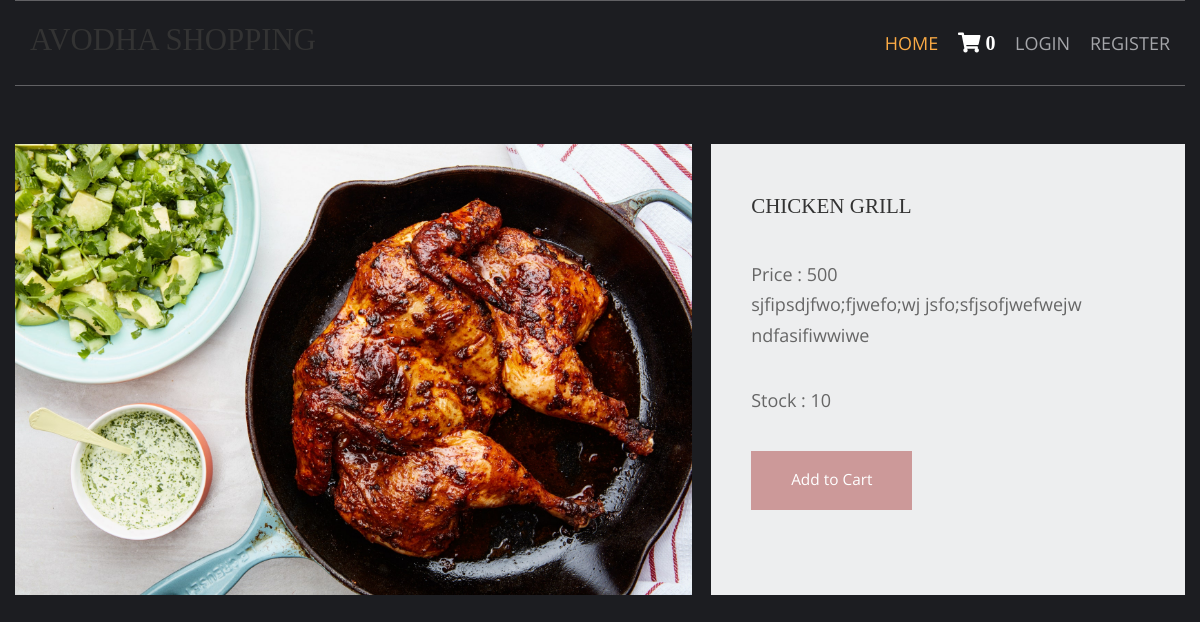
The app's page /chicken-recipe/chicken-grill with its own data.
### shop/models.py (models this page shows, shortened)
class products(models.Model):
    name = models.CharField(max_length=150, unique=True)
    slug = models.SlugField(max_length=150, unique=True)
    img = models.ImageField(upload_to='product')
    desc = models.TextField()
    stock = models.IntegerField()
    available = models.BooleanField()
    price = models.IntegerField()
    category = models.ForeignKey(categ, on_delete=models.CASCADE)

### shop/views.py (the view)
# urls.py: path('<slug:c_slug>/<slug:product_slug>', views.prodDetails, name='details'),
def prodDetails(request, c_slug, product_slug):
    try:
        prodt = products.objects.get(category__slug=c_slug, slug=product_slug)
    except Exception as e:
        raise e
    return render(request, 'item.html', {'pr': prodt})

### cart/context_processor.py (called while the page is built)
def count(request):
    item_count = 0
    if 'admin' in request.path:
        return {}
    else:
        try:
            ct = cartlist.objects.filter(cart_id=c_id(request))
            cti = items.objects.all().filter(cart=ct[:1])
            for c in cti:
                item_count += c.qty
        except cartlist.DoesNotExist:
            item_count = 0
        return dict(itc=item_count)

### cart/views.py (called while the page is built)
def c_id(request):
    ct_id = request.session.session_key
    if not ct_id:
        ct_id = request.session.create()
    return ct_id

### templates/item.html (shortened to what this page needs)
{% extends 'base.html' %}
{% load static %}
{% block content %}
<html lang="en">
<head>
    <link href="{% static 'pr/fontawesome/css/all.min.css' %}" rel="stylesheet" />
    <link href="{% static 'pr/css/templatemo-comparto.css' %}" rel="stylesheet" />
</head>
<body>
  <br><br>
        <section class="tm-mb-1" id="about">
            <div class="tm-row tm-about-row">
                <div class="tm-section-1-l">
                    <img src="{{pr.img.url}}" alt="About image" class="tm-img-responsive">
                </div>
                <article class="tm-section-1-r tm-bg-color-8">
                    <h2 class="tm-mb-2 tm-title-color">{{pr.name}}</h2>
                    <p>Price : {{pr.price}}<br>{{pr.desc}}</p>
                    <p>Stock : {{pr.stock}}</p>
{% if pr.stock <= 0 %}
<h1 style="color:red"> Sorry, Its Out Of Stock</h1>
                    {% else %}
                    <a href="{% url 'addcart' pr.id %}" class="tm-btn tm-btn-1 tm-link-to-services">Add to Cart</a>
{% endif %}
                </article>
            </div>
        </section>
</body>
</html>
{% endblock %}

### static/hm/layout/styles/layout.css (style rules this page uses)
*, *::before, *::after { transition:all .3s ease-in-out; }
body { color:#A5A6AA; background-color:#1C1D21; }
a { color:#FBAB45; }

### static/pr/css/templatemo-comparto.css (style rules this page uses)
*, *::before, *::after { box-sizing: border-box; outline: none; }
ul, h1, h2, h3, h4, p, figure { padding: 0; margin: 0; }
body { font-family: 'Open Sans', Arial, sans-serif; font-size: 18px; overflow-x: hidden; padding-left: 15px; padding-right: 15px; margin: 0; }
h2 { font-size: 1.5rem; }
a { transition: all 0.3s ease; text-decoration: none; }
p { color: #666; line-height: 1.7; margin-bottom: 35px; }
h1, h2, h3, h4, h5, h6 { color: #333; }
.tm-mb-1 { margin-bottom: 20px; }
.tm-mb-2 { margin-bottom: 40px; }
.tm-bg-color-8 { background-color: #EDEEEF; }
.tm-img-responsive { max-width: 100%; height: auto; }
.tm-section-1-l { width: 57.85%; margin-right: 1.65%; }
.tm-section-1-r { padding: 50px 40px; width: 40.5%; }
.tm-row { display: flex; }
.tm-btn { display: inline-block; padding: 15px 40px; font-size: 1.1rem; border: none; background-color: #CC9999; color: white; }
a { color: #666; }

### static/hm/layout/styles/framework.css (style rules this page uses)
html { overflow-y:scroll; overflow-x:hidden; }
html, body { margin:0; padding:0; font-size:14px; line-height:1.6em; }
*, *::before, *::after { box-sizing:border-box; }
a { outline:none; text-decoration:none; }
img { width:auto; max-width:100%; height:auto; margin:0; padding:0; border:none; line-height:normal; vertical-align:middle; }
body, input, textarea, select { font-family:Verdana, Geneva, sans-serif; }
h1, h2, h3, h4, h5, h6, .heading { font-family:Georgia, "Times New Roman", Times, serif; }
::placeholder { opacity:1; }
h1, h2, h3, h4, h5, h6, .heading { margin:0 0 20px 0; font-size:1.4rem; line-height:normal; font-weight:normal; text-transform:uppercase; }
address, article, aside, figcaption, figure, footer, header, main, nav, section { display:block; margin:0; padding:0; }

### records on screen
products: img (picture), name "CHICKEN GRILL", price "500", desc "sjfipsdjfwo;fjwefo;wj jsfo;sfjsofjwefwejw ndfasifiwwiwe", stock "10"

### other values on screen
{{ itc }} "0"
